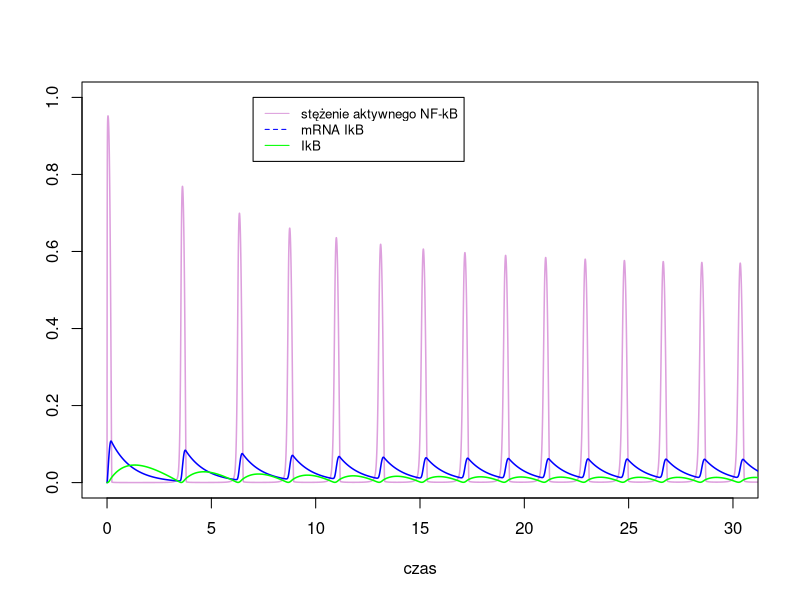
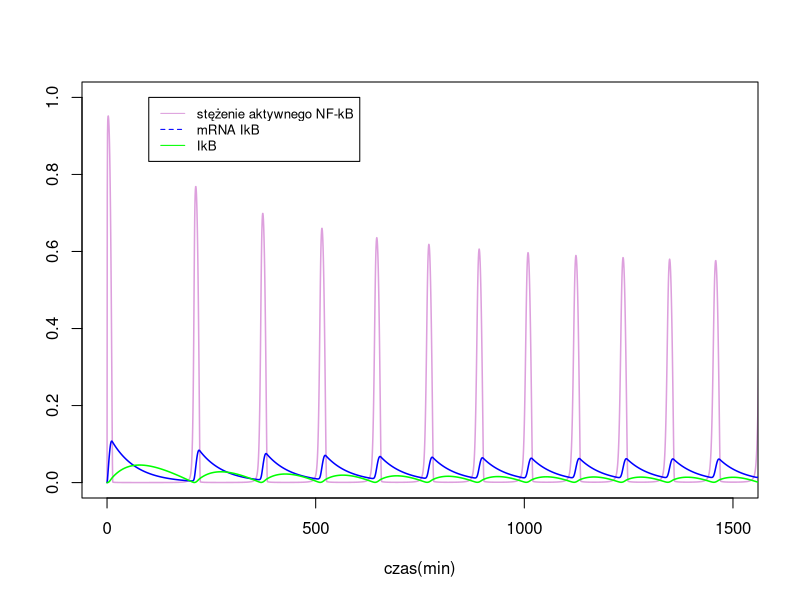
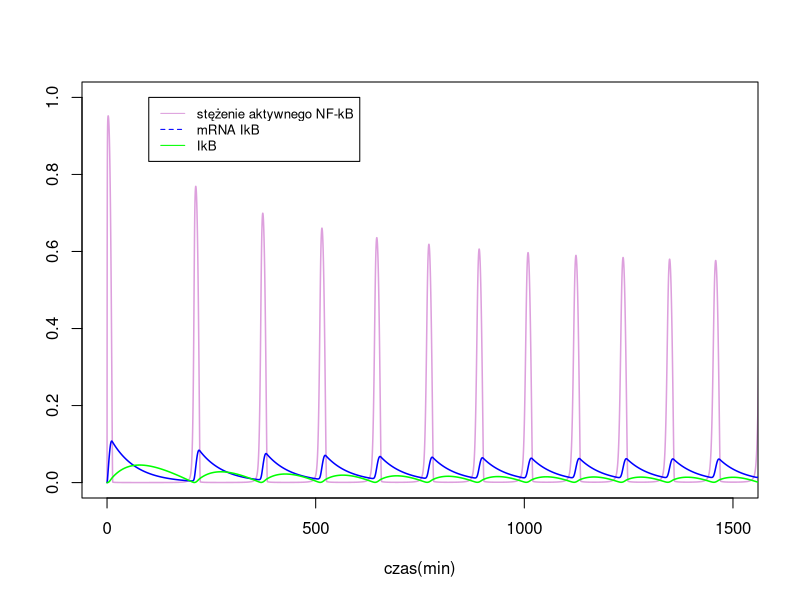
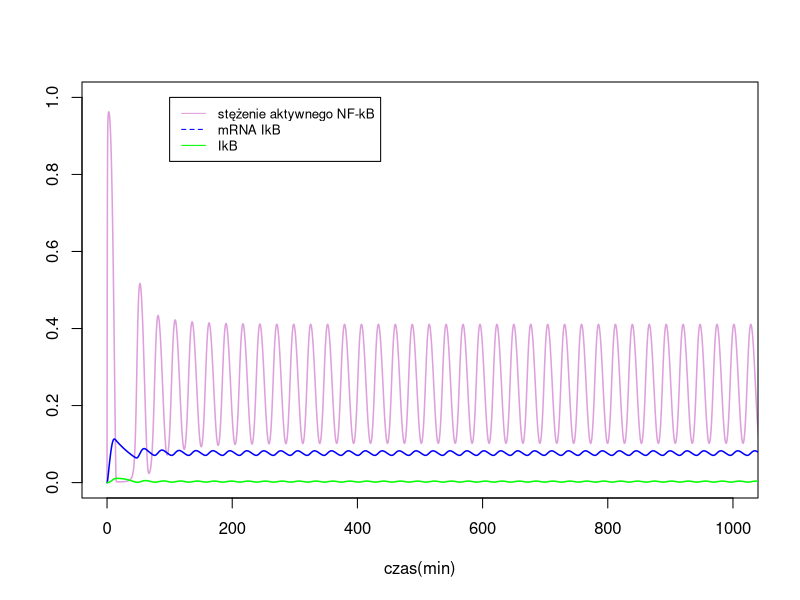
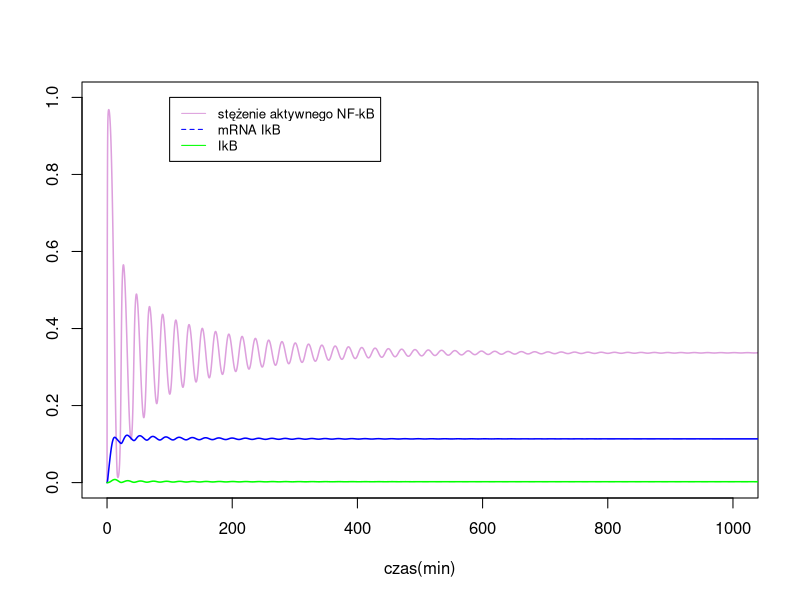
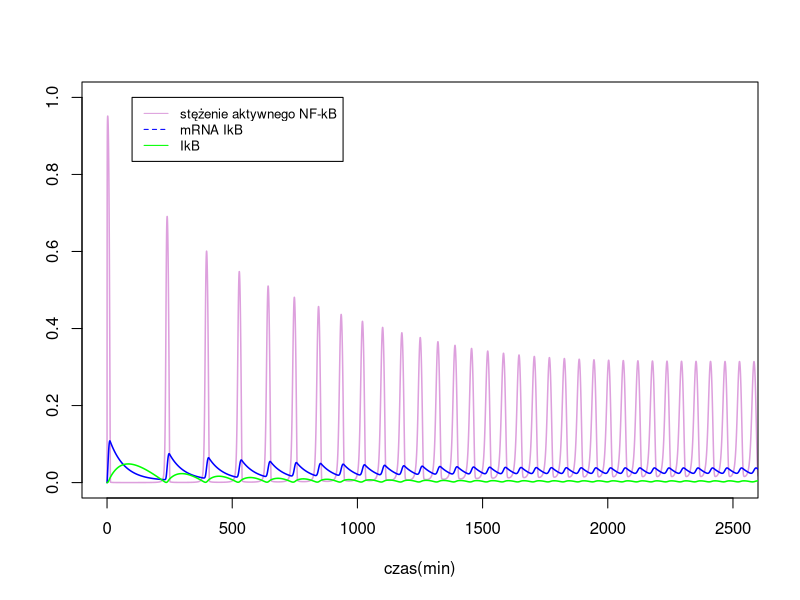
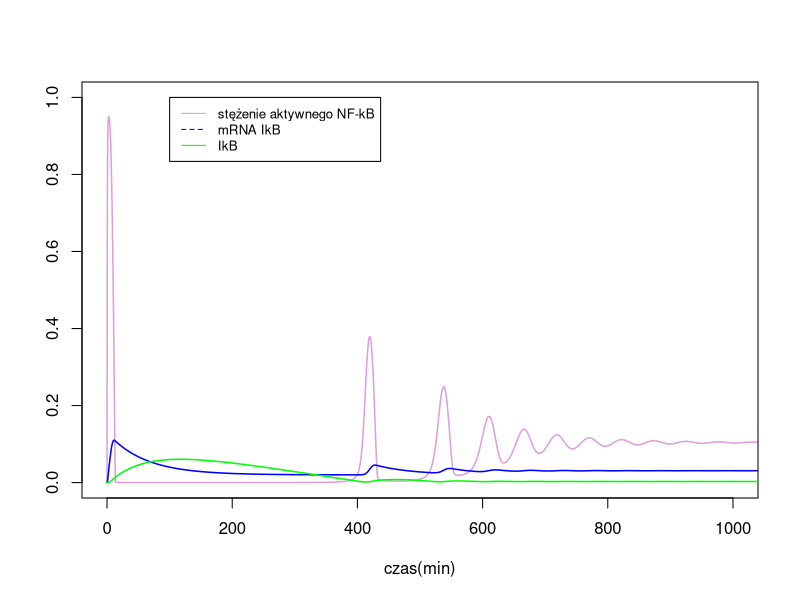

Here is the R script that generated these plots, in order:
library(deSolve)
##a
model <- function(t, y, parameters) {
  A  <- parameters[1]
  B  <- parameters[2]
  G  <- parameters[3]
  e  <- parameters[4]
  IKK  <- parameters[5]
  
  Nn     <- y[1]
  Im     <- y[2]
  I      <- y[3]
  
  dy    <- c( A * (1-Nn)/(e +I)- B * (I * Nn)/(G +Nn),
             Nn^2 - Im,
             Im- IKK * ((1-Nn) * I)/(e + I)) 
  
  list(dy)
}

parameters <- c(A = 0.007, B = 954.5, G = 0.029, e = 0.00005, IKK = 0.035)
inits <- c(Nn = 0, Im = 0, I = 0)
dt    <- seq(0,100,0.001)

simulation1 <- as.data.frame(lsoda(inits, dt, model, parameters))

plot(dt, simulation1$Nn, type="l", col="plum", xlab="czas", ylab="", lwd=1.5,ylim=c(0,1), xlim=c(0,30))
lines(dt, simulation1$Im, type="l", col="blue",lwd=1.5)
lines(dt, simulation1$I, type="l", col="green",lwd=1.5)
legend(7,1,legend = c("stężenie aktywnego NF-kB", "mRNA IkB", "IkB"), col =c("plum", "blue", "green"), lty = 1:2, cex = 0.8)

##b

model <- function(t, y, parameters) {
  A  <- parameters[1]
  B  <- parameters[2]
  G  <- parameters[3]
  e  <- parameters[4]
  IKK  <- parameters[5]
  
  Nn     <- y[1]
  Im     <- y[2]
  I      <- y[3]
  
  dy    <- c( A * (1-Nn)/(e +I)- B * (I * Nn)/(G +Nn),
              Nn^2 - Im,
              Im- IKK * ((1-Nn) * I)/(e + I)) 
  
  list(dy)
}

parameters <- c(A = 0.007, B = 954.5, G = 0.029, e = 0.00005, IKK = 0.035)
inits <- c(Nn = 0, Im = 0, I = 0)
dt    <- seq(0,100,0.01)

simulation1 <- as.data.frame(lsoda(inits, dt, model, parameters))

plot(dt * 58.8235294, simulation1$Nn, type="l", col="plum", xlab="czas(min)", ylab="", lwd=1.5,ylim=c(0,1), xlim=c(0,1500))
lines(dt * 58.8235294, simulation1$Im, type="l", col="blue",lwd=1.5)
lines(dt * 58.8235294, simulation1$I, type="l", col="green",lwd=1.5)
legend(100,1,legend = c("stężenie aktywnego NF-kB", "mRNA IkB", "IkB"), col =c("plum", "blue", "green"), lty = 1:2, cex = 0.8)

##c
model <- function(t, y, parameters) {
  A  <- parameters[1]
  B  <- parameters[2]
  G  <- parameters[3]
  e  <- parameters[4]
  IKK  <- parameters[5]
  
  Nn     <- y[1]
  Im     <- y[2]
  I      <- y[3]
  
  dy    <- c( A * (1-Nn)/(e +I)- B * (I * Nn)/(G +Nn),
              Nn^2 - Im,
              Im- IKK * ((1-Nn) * I)/(e + I)) 
  
  list(dy)
}

parameters <- c(A = 0.007, B = 954.5, G = 0.029, e = 0.00005, IKK = 0.035)
parameters2 <- c(A = 0.007, B = 954.5, G = 0.029, e = 0.00005, IKK = 0.105)
parameters3 <- c(A = 0.007, B = 954.5, G = 0.029, e = 0.00005, IKK = 0.175)
inits <- c(Nn = 0, Im = 0, I = 0)
dt    <- seq(0,100,0.001)

simulation1 <- as.data.frame(lsoda(inits, dt, model, parameters))
simulation2 <- as.data.frame(lsoda(inits, dt, model, parameters2))
simulation3 <- as.data.frame(lsoda(inits, dt, model, parameters3))

plot(dt * 58.8235294, simulation1$Nn, type="l", col="plum", xlab="czas(min)", ylab="", lwd=1.5,ylim=c(0,1), xlim=c(0,1500))
lines(dt * 58.8235294, simulation1$Im, type="l", col="blue",lwd=1.5)
lines(dt * 58.8235294, simulation1$I, type="l", col="green",lwd=1.5)
legend(100,1,legend = c("stężenie aktywnego NF-kB", "mRNA IkB", "IkB"), col =c("plum", "blue", "green"), lty = 1:2, cex = 0.8)


plot(dt * 58.8235294, simulation2$Nn, type="l", col="plum", xlab="czas(min)", ylab="", lwd=1.5,ylim=c(0,1), xlim=c(0,1000))
lines(dt * 58.8235294, simulation2$Im, type="l", col="blue",lwd=1.5)
lines(dt * 58.8235294, simulation2$I, type="l", col="green",lwd=1.5)
legend(100,1,legend = c("stężenie aktywnego NF-kB", "mRNA IkB", "IkB"), col =c("plum", "blue", "green"), lty = 1:2, cex = 0.8)


plot(dt * 58.8235294, simulation3$Nn, type="l", col="plum", xlab="czas(min)", ylab="", lwd=1.5,ylim=c(0,1), xlim=c(0,1000))
lines(dt * 58.8235294, simulation3$Im, type="l", col="blue",lwd=1.5)
lines(dt * 58.8235294, simulation3$I, type="l", col="green",lwd=1.5)
legend(100,1,legend = c("stężenie aktywnego NF-kB", "mRNA IkB", "IkB"), col =c("plum", "blue", "green"), lty = 1:2, cex = 0.8)

##d
model <- function(t, y, parameters) {
  A  <- parameters[1]
  B  <- parameters[2]
  G  <- parameters[3]
  e  <- parameters[4]
  IKK  <- parameters[5]
  c <- parameters[6]
  
  Nn     <- y[1]
  Im     <- y[2]
  I      <- y[3]
  
  dy    <- c( A * (1-Nn)/(e +I)- B * (I * Nn)/(G +Nn),
              c + Nn^2 - Im,
              Im- IKK * ((1-Nn) * I)/(e + I)) 
  
  list(dy)
}

parameters <- c(A = 0.007, B = 954.5, G = 0.029, e = 0.00005, IKK = 0.035, c = 0.005)
parameters2 <- c(A = 0.007, B = 954.5, G = 0.029, e = 0.00005, IKK = 0.035, c = 0.02)

inits <- c(Nn = 0, Im = 0, I = 0)
dt    <- seq(0,100,0.001)

simulation1 <- as.data.frame(lsoda(inits, dt, model, parameters))
simulation2 <- as.data.frame(lsoda(inits, dt, model, parameters2))

plot(dt * 58.8235294, simulation1$Nn, type="l", col="plum", xlab="czas(min)", ylab="", lwd=1.5,ylim=c(0,1), xlim=c(0,2500))
lines(dt * 58.8235294, simulation1$Im, type="l", col="blue",lwd=1.5)
lines(dt * 58.8235294, simulation1$I, type="l", col="green",lwd=1.5)
legend(100,1,legend = c("stężenie aktywnego NF-kB", "mRNA IkB", "IkB"), col =c("plum", "blue", "green"), lty = 1:2, cex = 0.8)


plot(dt * 58.8235294, simulation2$Nn, type="l", col="plum", xlab="czas(min)", ylab="", lwd=1.5,ylim=c(0,1), xlim=c(0,1000))
lines(dt * 58.8235294, simulation2$Im, type="l", col="blue",lwd=1.5)
lines(dt * 58.8235294, simulation2$I, type="l", col="green",lwd=1.5)
legend(100,1,legend = c("stężenie aktywnego NF-kB", "mRNA IkB", "IkB"), col =c("plum", "blue", "green"), lty = 1:2, cex = 0.8)
